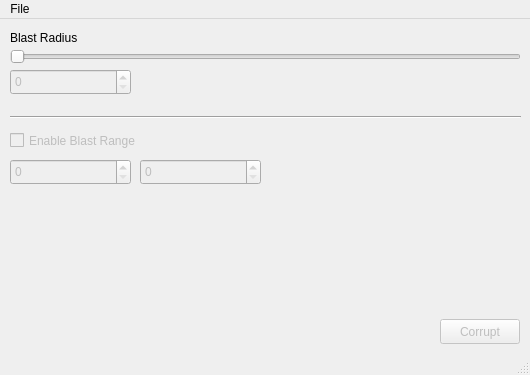
<?xml version="1.0" encoding="UTF-8"?>
<ui version="4.0">
 <class>MainWindow</class>
 <widget class="QMainWindow" name="MainWindow">
  <property name="geometry">
   <rect>
    <x>0</x>
    <y>0</y>
    <width>530</width>
    <height>375</height>
   </rect>
  </property>
  <property name="windowTitle">
   <string>Qorruptor Satellite</string>
  </property>
  <widget class="QWidget" name="centralwidget">
   <widget class="QSlider" name="BlastRadiusSlider">
    <property name="enabled">
     <bool>false</bool>
    </property>
    <property name="geometry">
     <rect>
      <x>10</x>
      <y>30</y>
      <width>511</width>
      <height>16</height>
     </rect>
    </property>
    <property name="orientation">
     <enum>Qt::Horizontal</enum>
    </property>
   </widget>
   <widget class="QLabel" name="BlastRadiusLabel">
    <property name="enabled">
     <bool>true</bool>
    </property>
    <property name="geometry">
     <rect>
      <x>10</x>
      <y>10</y>
      <width>161</width>
      <height>17</height>
     </rect>
    </property>
    <property name="text">
     <string>Blast Radius</string>
    </property>
   </widget>
   <widget class="QSpinBox" name="BlastRadiusNumberBox">
    <property name="enabled">
     <bool>false</bool>
    </property>
    <property name="geometry">
     <rect>
      <x>10</x>
      <y>50</y>
      <width>121</width>
      <height>26</height>
     </rect>
    </property>
   </widget>
   <widget class="QPushButton" name="corruptButton">
    <property name="enabled">
     <bool>false</bool>
    </property>
    <property name="geometry">
     <rect>
      <x>440</x>
      <y>300</y>
      <width>80</width>
      <height>25</height>
     </rect>
    </property>
    <property name="text">
     <string>Corrupt</string>
    </property>
   </widget>
   <widget class="Line" name="line">
    <property name="geometry">
     <rect>
      <x>10</x>
      <y>90</y>
      <width>511</width>
      <height>16</height>
     </rect>
    </property>
    <property name="orientation">
     <enum>Qt::Horizontal</enum>
    </property>
   </widget>
   <widget class="QCheckBox" name="BlastRangeEnabled">
    <property name="enabled">
     <bool>false</bool>
    </property>
    <property name="geometry">
     <rect>
      <x>10</x>
      <y>110</y>
      <width>251</width>
      <height>23</height>
     </rect>
    </property>
    <property name="text">
     <string>Enable Blast Range</string>
    </property>
   </widget>
   <widget class="QSpinBox" name="AddressRangeStart">
    <property name="enabled">
     <bool>false</bool>
    </property>
    <property name="geometry">
     <rect>
      <x>10</x>
      <y>140</y>
      <width>121</width>
      <height>26</height>
     </rect>
    </property>
   </widget>
   <widget class="QSpinBox" name="AddressRangeEnd">
    <property name="enabled">
     <bool>false</bool>
    </property>
    <property name="geometry">
     <rect>
      <x>140</x>
      <y>140</y>
      <width>121</width>
      <height>26</height>
     </rect>
    </property>
   </widget>
  </widget>
  <widget class="QMenuBar" name="menuBar">
   <property name="geometry">
    <rect>
     <x>0</x>
     <y>0</y>
     <width>530</width>
     <height>22</height>
    </rect>
   </property>
   <widget class="QMenu" name="menuFile">
    <property name="title">
     <string>File</string>
    </property>
   </widget>
   <addaction name="menuFile"/>
  </widget>
  <widget class="QStatusBar" name="statusBar"/>
  <action name="actionConnect_To_Server">
   <property name="text">
    <string>Connect To Server</string>
   </property>
  </action>
 </widget>
 <resources/>
 <connections/>
</ui>
